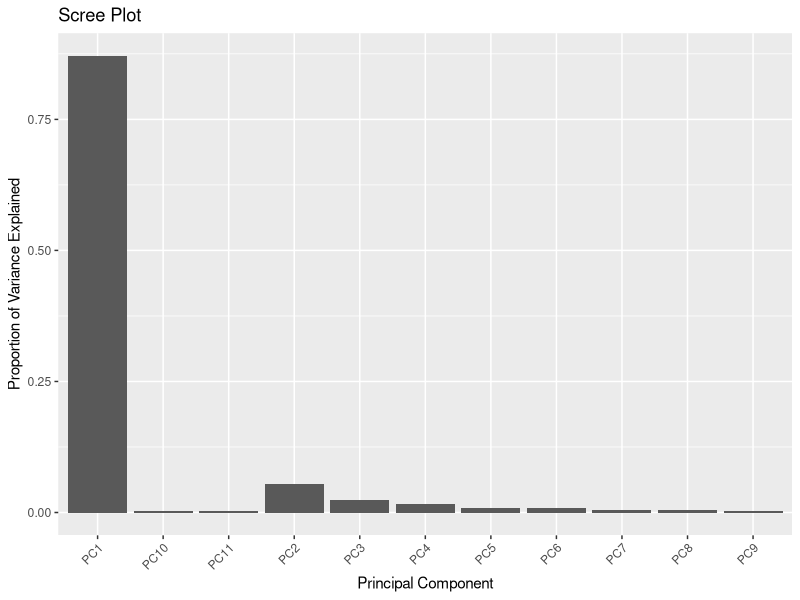
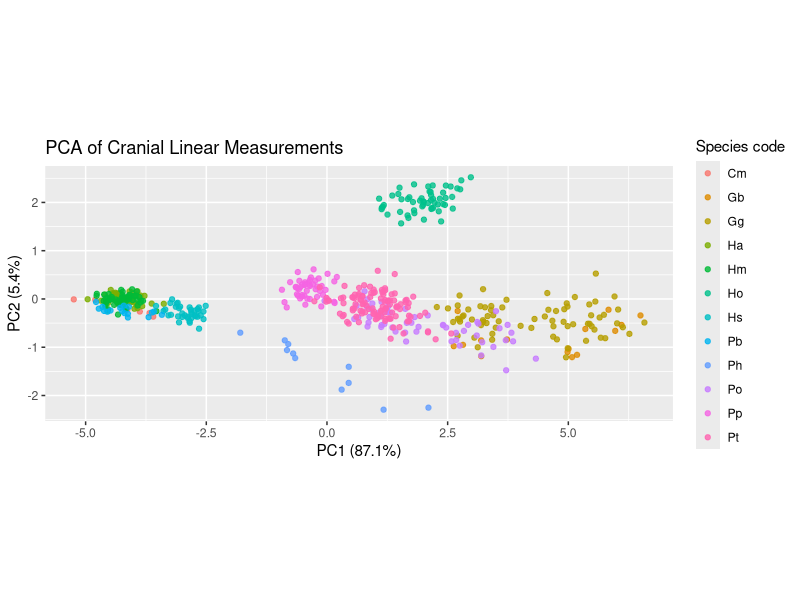

These figures' R source, in order:
# ============================================================
# PCA in R (Portfolio)
# Topic: Dimensionality reduction + interpretation + visualization
# Author: Samantha E. Gogol
# ============================================================

rm(list = ls())
options(stringsAsFactors = FALSE)
#setwd()

library(dplyr)
library(ggplot2)

# ---- Load data ----
cranial <- read.csv("cranial_portfolio.csv")

# ---- PCA ----
# PCA should generally be performed on scaled variables when units differ
pca <- prcomp(cranial[, 4:ncol(cranial)], scale. = TRUE)

# Variance explained
eigval <- pca$sdev^2
prop_var <- eigval / sum(eigval)

# Scree plot (variance explained)
scree <- data.frame(
  PC = paste0("PC", seq_along(prop_var)),
  Variance = prop_var
)

ggplot(scree, aes(x = PC, y = Variance)) +
  geom_col() +
  labs(
    title = "Scree Plot",
    x = "Principal Component",
    y = "Proportion of Variance Explained"
  ) +
  theme(axis.text.x = element_text(angle = 45, hjust = 1))

# Quick reporting numbers
round(prop_var[1:4], 4)
round(sum(prop_var[1:2]), 4)

# Loadings (eigenvectors)
loadings <- pca$rotation
loadings

# ---- Scores + plotting ----
scores <- as.data.frame(pca$x)
scores$cat <- cranial$cat
scores$spp <- cranial$spp

# Label axes with variance %
pc1_lab <- paste0("PC1 (", round(100 * prop_var[1], 1), "%)")
pc2_lab <- paste0("PC2 (", round(100 * prop_var[2], 1), "%)")

ggplot(scores, aes(x = PC1, y = PC2, color = spp)) +
  geom_point(alpha = 0.8) +
  labs(
    title = "PCA of Cranial Linear Measurements",
    x = pc1_lab,
    y = pc2_lab,
    color = "Species code"
  ) +
  coord_equal()

# Optional: 3D plotting (kept lightweight and optional)
# If you want 3D, use plotly
# library(plotly)
# plot_ly(scores, x = ~PC1, y = ~PC2, z = ~PC3, color = ~spp, type = "scatter3d", mode = "markers")

# ---- Interpretation notes ----
# - PCA rotates correlated measurements into orthogonal axes (PCs) ordered by variance explained.
# - Loadings indicate which measurements contribute most to each PC.
# - Score plots visualize clustering/separation among groups (here, species codes).

# ---- End of script ----